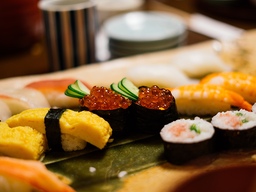
#> input picture kadai_06/resource/original.png, 256 x 192 px, shrunk from 800 x 600 before the run
$ python kadai_06.py
#> lines starting #> are read from the running program, lines starting #| are printed output that depends on the picture; after the words box and inside, x2 and y2 are one past the last pixel; in counts of white or black regions, pixels touching at a corner belong together
# 課題６　画像の二値化
# 画像を二値化せよ.

# --------------------------------------------
# インポート
# --------------------------------------------

# OpenCV 読み込み
import cv2
# Numpy 読み込み
import numpy as np
# MatPlotLib 読み込み
from matplotlib import pyplot as plt
from mpl_toolkits.axes_grid1 import make_axes_locatable

# --------------------------------------------
# 関数
# --------------------------------------------

# OpenCVのグレースケール画像をMatplotlibで表示する
def image_show(orig_img):
    # 解像度
    resolution = 72
    # figure作成
    fig = plt.figure(figsize=(orig_img.shape[1] / resolution, orig_img.shape[0] / resolution), dpi=resolution)
    # figure内にaxis追加
    ax = plt.subplot(111)
    # axisに画像を表示する
    im = ax.imshow(orig_img, cmap="gray")
    # axisに図を追加できるように
    divider = make_axes_locatable(ax)
    # axisの右に、2％の大きさの図を0.1インチの隙間を空けて生成
    cax = divider.append_axes("right", size="2%", pad=0.1)
    # 作成した部分にカラーバーを生成
    fig.colorbar(im, cax=cax, orientation='vertical')
    plt.show()


# 値を 0 <= v <= 255 に収める
def minmax(v):
    v = min(255, v)
    v = max(0, v)
    return v


# Floyd–Steinbergのアルゴリズムでディザリング
def dithering_gray(inMat):

    # 画像サイズ
    h = inMat.shape[0]
    w = inMat.shape[1]

    # 画像を走査
    for y in range(0, h - 1):
        for x in range(1, w - 1):

            # 現在のピクセルを2値化
            old_p = inMat[y, x]
            new_p = np.round(old_p / 255.0) * 255
            inMat[y, x] = new_p

            # 差分を計算
            quant_error_p = old_p - new_p

            # 近傍ピクセルの値を変更
            inMat[y, x + 1] = minmax(inMat[y, x + 1] + quant_error_p * 7 / 16.0)
            inMat[y + 1, x - 1] = minmax(inMat[y + 1, x - 1] + quant_error_p * 3 / 16.0)
            inMat[y + 1, x] = minmax(inMat[y + 1, x] + quant_error_p * 5 / 16.0)
            inMat[y + 1, x + 1] = minmax(inMat[y + 1, x + 1] + quant_error_p * 1 / 16.0)

    return inMat


# --------------------------------------------
# 処理
# --------------------------------------------

# ファイルから画像を読み込み
src_img = cv2.imread('resource/original.png')
#> src_img is the input picture: shape (192, 256, 3); mean B, G, R 60.3, 100.3, 134.3
gray_img = cv2.cvtColor(src_img, cv2.COLOR_BGR2GRAY)
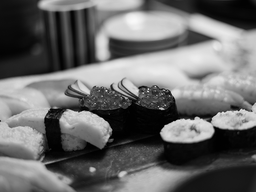
#> gray_img: shape (192, 256); min 0, max 249, mean 105.9

# グレー画像を表示して待機
image_show(gray_img)
#> in image_show, `plt.show()`:
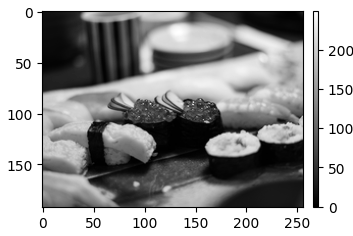
#> figure drawn by matplotlib, 2 panels
input("Displaying gray image. Hit Enter.\n")
#> the answer given: resource/original.png

# 通常2値化
# 画像をコピー
post_img = gray_img.copy()
# しきい値128による2階調化
post_img = (post_img > 128) * 255
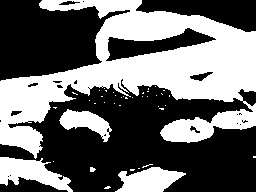
#> post_img: shape (192, 256) int64; 42.5% white; 41 white regions (36 under 20 px), largest, box (x1, y1, x2, y2) and area: (0, 0, 256, 159) 17391, (0, 157, 73, 192) 1366, (115, 167, 186, 192) 1161, (59, 109, 112, 142) 832, (90, 167, 96, 172) 23
# 画像を表示して待機
image_show(post_img)
#> in image_show (call 2), `plt.show()`:
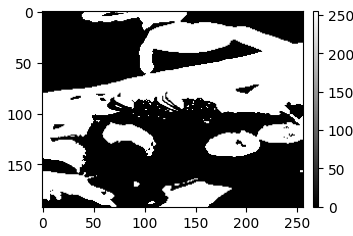
#> figure drawn by matplotlib, 2 panels
input("Displaying 2 color image. Hit Enter.\n")
#> the answer given: resource/original.png

# ディザリング
# 画像をコピー
post_img = gray_img.copy()
# ディザリング処理
post_img = dithering_gray(post_img)
#> the loop in dithering_gray, `for y in range(0, h - 1):` made 191 passes
#> after the loop in dithering_gray, `for y in range(0, h - 1):`:
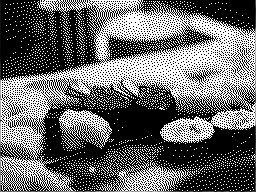
#> inMat: shape (192, 256); min 0, max 255, mean 104.2
# 画像を表示して待機
image_show(post_img)
#> in image_show (call 3), `plt.show()`:
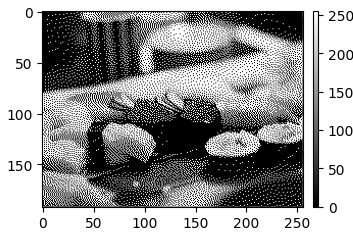
#> figure drawn by matplotlib, 2 panels
input("Displaying dithered image. Hit Enter.\n")
#> the answer given: resource/original.png


# プログラム終了
quit()
#> (the program exits here)

$ run again, with kadai_06/resource/dither.jpg saved as kadai_06/resource/original.png
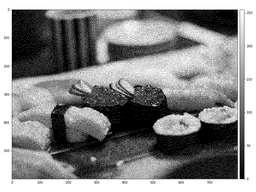
#> input picture kadai_06/resource/dither.jpg, 256 x 192 px, shrunk from 800 x 600 before the run
#> src_img is the input picture: shape (192, 256, 3); min 0, max 255, mean 134.3
#> `post_img = (post_img > 128) * 255`:
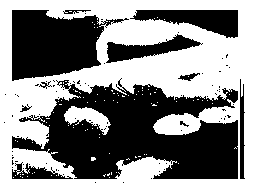
#> post_img: shape (192, 256) int64; 54% white; 82 black regions (71 under 20 px), largest, box (x1, y1, x2, y2) and area: (12, 78, 238, 179) 13318, (12, 10, 129, 81) 5243, (130, 10, 238, 38) 1679
#> the loop in dithering_gray, `for y in range(0, h - 1):` made 191 passes
#> in image_show (call 3), `plt.show()`:
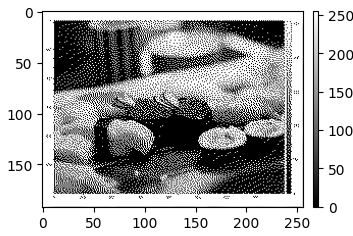
#> figure drawn by matplotlib, 2 panels
